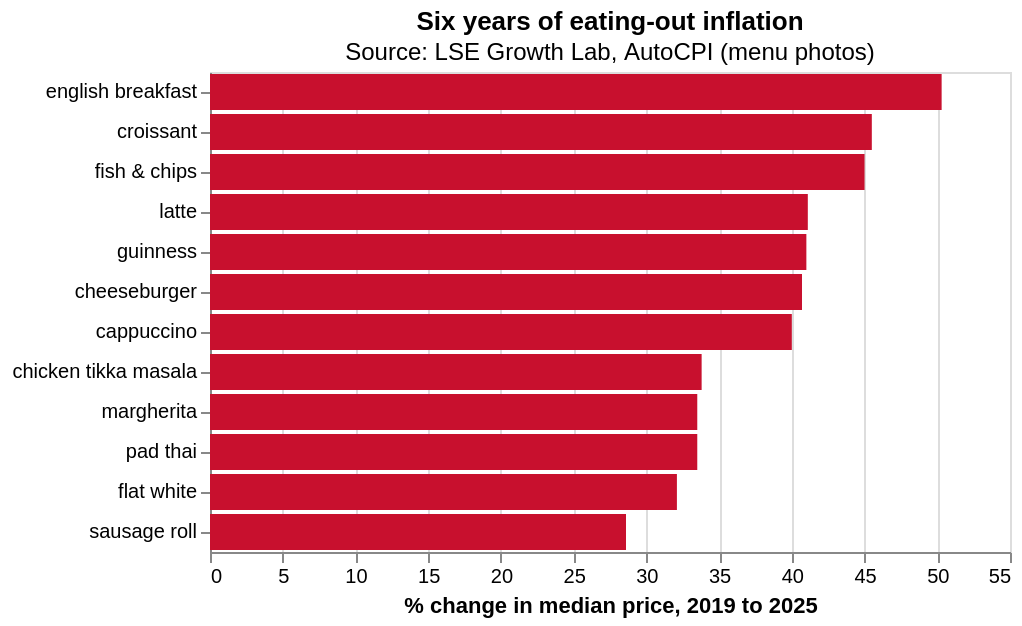

The notebook cell this image was saved under:
### Code cell
alt.Chart(table).mark_bar(color="#c8102e").encode(
    x=alt.X("change:Q").title("% change in median price, 2019 to 2025"),
    y=alt.Y("item:N").sort("-x").title(None),
    tooltip=["item:N", alt.Tooltip("change:Q").format(".0f").title("% change")],
).properties(width=400, title=alt.Title("Six years of eating-out inflation", subtitle=SOURCE))

### Figure 1 — Vega-Lite specification as saved in the notebook (floating-point values rounded to 4 significant figures)
{"config": {"view": {"continuousWidth": 300, "continuousHeight": 300}}, "data": {"name": "data-de97d5df1911a6770c4a37bdc97e04a5"}, "mark": {"type": "bar", "color": "#c8102e"}, "encoding": {"tooltip": [{"field": "item", "type": "nominal"}, {"field": "change", "format": ".0f", "title": "% change", "type": "quantitative"}], "x": {"field": "change", "title": "% change in median price, 2019 to 2025", "type": "quantitative"}, "y": {"field": "item", "sort": "-x", "title": null, "type": "nominal"}}, "title": {"text": "Six years of eating-out inflation", "subtitle": "Source: LSE Growth Lab, AutoCPI (menu photos)"}, "width": 400, "$schema": "https://vega.github.io/schema/vega-lite/v6.4.1.json", "datasets": {"data-de97d5df1911a6770c4a37bdc97e04a5": [{"item": "cappuccino", "change": 40.0}, {"item": "cheeseburger", "change": 40.7}, {"item": "chicken tikka masala", "change": 33.8}, {"item": "croissant", "change": 45.5}, {"item": "english breakfast", "change": 50.3}, {"item": "fish & chips", "change": 45.0}, {"item": "flat white", "change": 32.1}, {"item": "guinness", "change": 41.0}, {"item": "latte", "change": 41.1}, {"item": "margherita", "change": 33.5}, {"item": "pad thai", "change": 33.5}, {"item": "sausage roll", "change": 28.6}]}}
